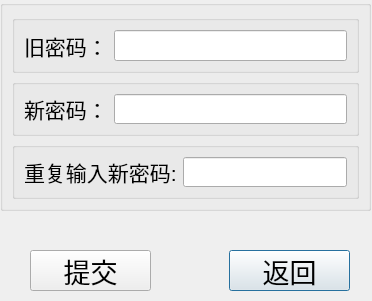
<?xml version="1.0" encoding="UTF-8"?>
<ui version="4.0">
 <class>Dialog</class>
 <widget class="QDialog" name="Dialog">
  <property name="geometry">
   <rect>
    <x>0</x>
    <y>0</y>
    <width>372</width>
    <height>301</height>
   </rect>
  </property>
  <property name="windowTitle">
   <string>Dialog</string>
  </property>
  <widget class="QPushButton" name="pushButton_exit">
   <property name="geometry">
    <rect>
     <x>229</x>
     <y>250</y>
     <width>121</width>
     <height>41</height>
    </rect>
   </property>
   <property name="font">
    <font>
     <pointsize>20</pointsize>
    </font>
   </property>
   <property name="text">
    <string>返回</string>
   </property>
  </widget>
  <widget class="QPushButton" name="pushButton_submit">
   <property name="geometry">
    <rect>
     <x>30</x>
     <y>250</y>
     <width>121</width>
     <height>41</height>
    </rect>
   </property>
   <property name="font">
    <font>
     <pointsize>20</pointsize>
    </font>
   </property>
   <property name="text">
    <string>提交</string>
   </property>
  </widget>
  <widget class="QGroupBox" name="groupBox">
   <property name="geometry">
    <rect>
     <x>0</x>
     <y>0</y>
     <width>371</width>
     <height>211</height>
    </rect>
   </property>
   <property name="font">
    <font>
     <pointsize>16</pointsize>
    </font>
   </property>
   <property name="title">
    <string/>
   </property>
   <layout class="QVBoxLayout" name="verticalLayout">
    <item>
     <widget class="QGroupBox" name="groupBox_old">
      <property name="font">
       <font>
        <pointsize>16</pointsize>
       </font>
      </property>
      <property name="title">
       <string/>
      </property>
      <layout class="QHBoxLayout" name="horizontalLayout_14">
       <item>
        <widget class="QLabel" name="label_oldpwd">
         <property name="font">
          <font>
           <pointsize>16</pointsize>
          </font>
         </property>
         <property name="text">
          <string>旧密码：</string>
         </property>
        </widget>
       </item>
       <item>
        <widget class="QLineEdit" name="lineEdit_oldpwd">
         <property name="font">
          <font>
           <pointsize>16</pointsize>
          </font>
         </property>
        </widget>
       </item>
      </layout>
     </widget>
    </item>
    <item>
     <widget class="QGroupBox" name="groupBox_new">
      <property name="font">
       <font>
        <pointsize>16</pointsize>
       </font>
      </property>
      <property name="title">
       <string/>
      </property>
      <layout class="QHBoxLayout" name="horizontalLayout_13">
       <item>
        <widget class="QLabel" name="label_newpwd">
         <property name="font">
          <font>
           <pointsize>16</pointsize>
          </font>
         </property>
         <property name="text">
          <string>新密码：</string>
         </property>
        </widget>
       </item>
       <item>
        <widget class="QLineEdit" name="lineEdit_newpwd">
         <property name="font">
          <font>
           <pointsize>16</pointsize>
          </font>
         </property>
        </widget>
       </item>
      </layout>
     </widget>
    </item>
    <item>
     <widget class="QGroupBox" name="groupBox_new_2">
      <property name="font">
       <font>
        <pointsize>16</pointsize>
       </font>
      </property>
      <property name="title">
       <string/>
      </property>
      <layout class="QHBoxLayout" name="horizontalLayout_15">
       <item>
        <widget class="QLabel" name="label_newpwd_2">
         <property name="font">
          <font>
           <pointsize>16</pointsize>
          </font>
         </property>
         <property name="text">
          <string>重复输入新密码:</string>
         </property>
        </widget>
       </item>
       <item>
        <widget class="QLineEdit" name="lineEdit_newpwd_2">
         <property name="font">
          <font>
           <pointsize>16</pointsize>
          </font>
         </property>
        </widget>
       </item>
      </layout>
     </widget>
    </item>
   </layout>
  </widget>
  <widget class="QLabel" name="label">
   <property name="geometry">
    <rect>
     <x>0</x>
     <y>210</y>
     <width>371</width>
     <height>28</height>
    </rect>
   </property>
   <property name="font">
    <font>
     <pointsize>16</pointsize>
    </font>
   </property>
   <property name="text">
    <string/>
   </property>
   <property name="alignment">
    <set>Qt::AlignCenter</set>
   </property>
  </widget>
 </widget>
 <resources/>
 <connections/>
</ui>
